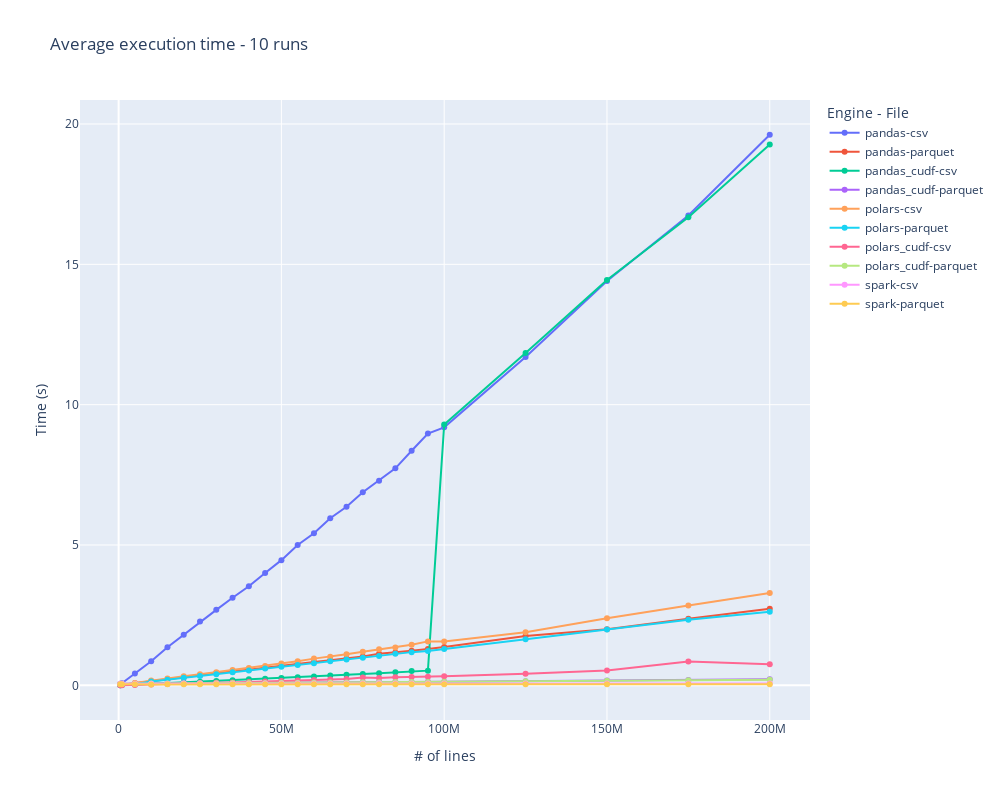

Notebook code for this chart:
### Code cell
fig = px.line(
    df_mean,
    x='size',
    y='time',
    color='engine_file',
    height=800,
    width=1000,
    title='Average execution time - 10 runs',
    markers=True,
     labels={
        'time': 'Time (s)',
        'size': '# of lines',
        'engine_file': 'Engine - File'
    }
)

fig.show()
